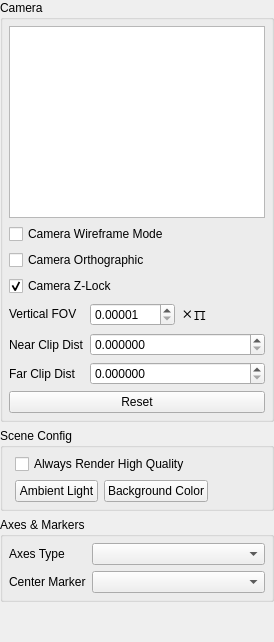
       <widget class="QWidget" name="configTab">
        <attribute name="icon">
         <iconset resource="../Resources.qrc">
          <normaloff>:/icons/wrench.png</normaloff>:/icons/wrench.png</iconset>
        </attribute>
        <attribute name="title">
         <string>Config</string>
        </attribute>
        <attribute name="toolTip">
         <string>Modify configuration settings for scene</string>
        </attribute>
        <layout class="QGridLayout" name="gridLayout_2">
         <property name="leftMargin">
          <number>0</number>
         </property>
         <property name="topMargin">
          <number>0</number>
         </property>
         <property name="rightMargin">
          <number>0</number>
         </property>
         <property name="bottomMargin">
          <number>0</number>
         </property>
         <item row="0" column="0">
          <widget class="QGroupBox" name="groupBox_2">
           <property name="title">
            <string>Camera</string>
           </property>
           <layout class="QGridLayout" name="gridLayout_6">
            <property name="leftMargin">
             <number>6</number>
            </property>
            <property name="topMargin">
             <number>6</number>
            </property>
            <property name="rightMargin">
             <number>6</number>
            </property>
            <property name="bottomMargin">
             <number>6</number>
            </property>
            <item row="0" column="1">
             <widget class="QTableView" name="cameraProps">
              <property name="alternatingRowColors">
               <bool>true</bool>
              </property>
              <property name="selectionMode">
               <enum>QAbstractItemView::NoSelection</enum>
              </property>
              <property name="textElideMode">
               <enum>Qt::ElideNone</enum>
              </property>
              <property name="verticalScrollMode">
               <enum>QAbstractItemView::ScrollPerPixel</enum>
              </property>
              <property name="horizontalScrollMode">
               <enum>QAbstractItemView::ScrollPerPixel</enum>
              </property>
              <property name="showGrid">
               <bool>false</bool>
              </property>
              <attribute name="horizontalHeaderVisible">
               <bool>false</bool>
              </attribute>
              <attribute name="horizontalHeaderStretchLastSection">
               <bool>true</bool>
              </attribute>
              <attribute name="verticalHeaderVisible">
               <bool>false</bool>
              </attribute>
              <attribute name="verticalHeaderCascadingSectionResizes">
               <bool>true</bool>
              </attribute>
             </widget>
            </item>
            <item row="1" column="1">
             <widget class="QCheckBox" name="wireframeCheck">
              <property name="text">
               <string>Camera Wireframe Mode</string>
              </property>
             </widget>
            </item>
            <item row="3" column="1">
             <widget class="QCheckBox" name="zLockCheck">
              <property name="text">
               <string>Camera Z-Lock</string>
              </property>
              <property name="checked">
               <bool>true</bool>
              </property>
             </widget>
            </item>
            <item row="5" column="1">
             <widget class="QPushButton" name="camResetButton">
              <property name="text">
               <string>Reset</string>
              </property>
             </widget>
            </item>
            <item row="4" column="1">
             <layout class="QFormLayout" name="formLayout_3">
              <item row="2" column="1">
               <widget class="QDoubleSpinBox" name="nearClipBox">
                <property name="decimals">
                 <number>6</number>
                </property>
                <property name="maximum">
                 <double>99999999.989999994635582</double>
                </property>
               </widget>
              </item>
              <item row="3" column="1">
               <widget class="QDoubleSpinBox" name="farClipBox">
                <property name="decimals">
                 <number>6</number>
                </property>
                <property name="maximum">
                 <double>99999999.989999994635582</double>
                </property>
               </widget>
              </item>
              <item row="1" column="0">
               <widget class="QLabel" name="label">
                <property name="text">
                 <string>Vertical FOV</string>
                </property>
               </widget>
              </item>
              <item row="2" column="0">
               <widget class="QLabel" name="label_9">
                <property name="text">
                 <string>Near Clip Dist</string>
                </property>
               </widget>
              </item>
              <item row="3" column="0">
               <widget class="QLabel" name="label_10">
                <property name="text">
                 <string>Far Clip Dist</string>
                </property>
               </widget>
              </item>
              <item row="1" column="1">
               <layout class="QHBoxLayout" name="horizontalLayout_4">
                <item>
                 <widget class="QDoubleSpinBox" name="fovBox">
                  <property name="decimals">
                   <number>5</number>
                  </property>
                  <property name="minimum">
                   <double>0.000010000000000</double>
                  </property>
                  <property name="maximum">
                   <double>1.000000000000000</double>
                  </property>
                  <property name="singleStep">
                   <double>0.001000000000000</double>
                  </property>
                 </widget>
                </item>
                <item>
                 <widget class="QLabel" name="label_11">
                  <property name="font">
                   <font>
                    <family>Courier</family>
                    <pointsize>16</pointsize>
                   </font>
                  </property>
                  <property name="text">
                   <string>×π</string>
                  </property>
                 </widget>
                </item>
               </layout>
              </item>
             </layout>
            </item>
            <item row="2" column="1">
             <widget class="QCheckBox" name="orthoCheck">
              <property name="text">
               <string>Camera Orthographic</string>
              </property>
             </widget>
            </item>
           </layout>
          </widget>
         </item>
         <item row="2" column="0">
          <widget class="QGroupBox" name="groupBox_3">
           <property name="title">
            <string>Axes &amp;&amp; Markers</string>
           </property>
           <layout class="QFormLayout" name="formLayout">
            <property name="fieldGrowthPolicy">
             <enum>QFormLayout::AllNonFixedFieldsGrow</enum>
            </property>
            <property name="leftMargin">
             <number>6</number>
            </property>
            <property name="topMargin">
             <number>6</number>
            </property>
            <property name="rightMargin">
             <number>6</number>
            </property>
            <property name="bottomMargin">
             <number>6</number>
            </property>
            <item row="0" column="0">
             <widget class="QLabel" name="label_2">
              <property name="text">
               <string>Axes Type</string>
              </property>
             </widget>
            </item>
            <item row="0" column="1">
             <widget class="QComboBox" name="axestypeBox"/>
            </item>
            <item row="1" column="0">
             <widget class="QLabel" name="label_3">
              <property name="text">
               <string>Center Marker</string>
              </property>
             </widget>
            </item>
            <item row="1" column="1">
             <widget class="QComboBox" name="centertypeBox"/>
            </item>
           </layout>
          </widget>
         </item>
         <item row="3" column="0">
          <spacer name="verticalSpacer">
           <property name="orientation">
            <enum>Qt::Vertical</enum>
           </property>
           <property name="sizeHint" stdset="0">
            <size>
             <width>20</width>
             <height>40</height>
            </size>
           </property>
          </spacer>
         </item>
         <item row="1" column="0">
          <widget class="QGroupBox" name="groupBox">
           <property name="sizePolicy">
            <sizepolicy hsizetype="Preferred" vsizetype="Preferred">
             <horstretch>0</horstretch>
             <verstretch>0</verstretch>
            </sizepolicy>
           </property>
           <property name="minimumSize">
            <size>
             <width>0</width>
             <height>0</height>
            </size>
           </property>
           <property name="title">
            <string>Scene Config</string>
           </property>
           <layout class="QFormLayout" name="formLayout_2">
            <property name="fieldGrowthPolicy">
             <enum>QFormLayout::AllNonFixedFieldsGrow</enum>
            </property>
            <property name="leftMargin">
             <number>6</number>
            </property>
            <property name="topMargin">
             <number>6</number>
            </property>
            <property name="rightMargin">
             <number>6</number>
            </property>
            <property name="bottomMargin">
             <number>6</number>
            </property>
            <item row="0" column="1">
             <widget class="QCheckBox" name="highqualCheck">
              <property name="text">
               <string>Always Render High Quality</string>
              </property>
             </widget>
            </item>
            <item row="1" column="1">
             <layout class="QHBoxLayout" name="horizontalLayout_5">
              <item>
               <widget class="QPushButton" name="chooseAmbient">
                <property name="minimumSize">
                 <size>
                  <width>0</width>
                  <height>0</height>
                 </size>
                </property>
                <property name="text">
                 <string>Ambient Light</string>
                </property>
               </widget>
              </item>
              <item>
               <widget class="QPushButton" name="chooseBackground">
                <property name="text">
                 <string>Background Color</string>
                </property>
               </widget>
              </item>
              <item>
               <spacer name="horizontalSpacer">
                <property name="orientation">
                 <enum>Qt::Horizontal</enum>
                </property>
                <property name="sizeHint" stdset="0">
                 <size>
                  <width>40</width>
                  <height>20</height>
                 </size>
                </property>
               </spacer>
              </item>
             </layout>
            </item>
           </layout>
          </widget>
         </item>
        </layout>
       </widget>
